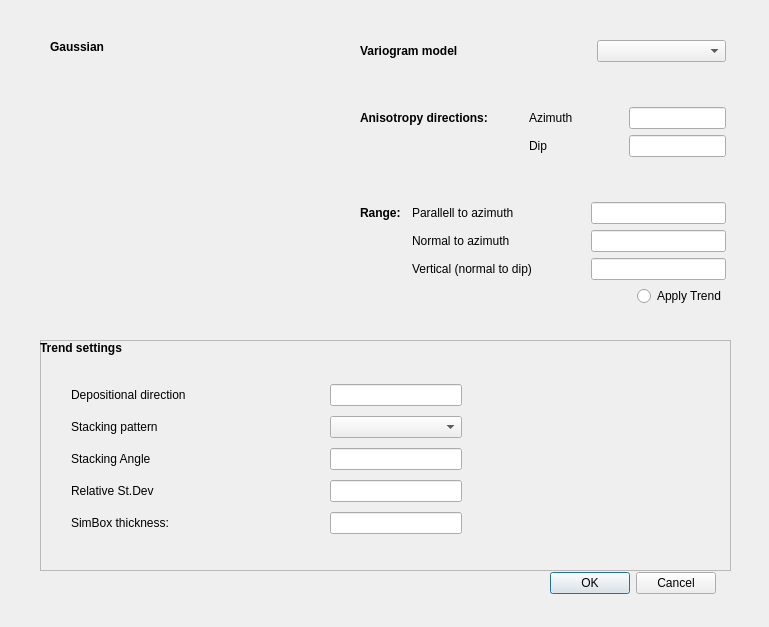
<?xml version="1.0" encoding="UTF-8"?>
<ui version="4.0">
 <class>Form</class>
 <widget class="QWidget" name="Form">
  <property name="geometry">
   <rect>
    <x>0</x>
    <y>0</y>
    <width>769</width>
    <height>627</height>
   </rect>
  </property>
  <property name="windowTitle">
   <string>Form</string>
  </property>
  <widget class="QDialogButtonBox" name="Gaussian_buttonBox">
   <property name="geometry">
    <rect>
     <x>540</x>
     <y>570</y>
     <width>176</width>
     <height>27</height>
    </rect>
   </property>
   <property name="standardButtons">
    <set>QDialogButtonBox::Cancel|QDialogButtonBox::Ok</set>
   </property>
  </widget>
  <widget class="QFrame" name="Trendsettings_frame">
   <property name="geometry">
    <rect>
     <x>40</x>
     <y>340</y>
     <width>691</width>
     <height>231</height>
    </rect>
   </property>
   <property name="palette">
    <palette>
     <active>
      <colorrole role="WindowText">
       <brush brushstyle="SolidPattern">
        <color alpha="255">
         <red>0</red>
         <green>0</green>
         <blue>0</blue>
        </color>
       </brush>
      </colorrole>
      <colorrole role="Text">
       <brush brushstyle="SolidPattern">
        <color alpha="255">
         <red>0</red>
         <green>0</green>
         <blue>0</blue>
        </color>
       </brush>
      </colorrole>
      <colorrole role="ButtonText">
       <brush brushstyle="SolidPattern">
        <color alpha="255">
         <red>0</red>
         <green>0</green>
         <blue>0</blue>
        </color>
       </brush>
      </colorrole>
     </active>
     <inactive>
      <colorrole role="WindowText">
       <brush brushstyle="SolidPattern">
        <color alpha="255">
         <red>0</red>
         <green>0</green>
         <blue>0</blue>
        </color>
       </brush>
      </colorrole>
      <colorrole role="Text">
       <brush brushstyle="SolidPattern">
        <color alpha="255">
         <red>0</red>
         <green>0</green>
         <blue>0</blue>
        </color>
       </brush>
      </colorrole>
      <colorrole role="ButtonText">
       <brush brushstyle="SolidPattern">
        <color alpha="255">
         <red>0</red>
         <green>0</green>
         <blue>0</blue>
        </color>
       </brush>
      </colorrole>
     </inactive>
     <disabled>
      <colorrole role="WindowText">
       <brush brushstyle="SolidPattern">
        <color alpha="255">
         <red>118</red>
         <green>118</green>
         <blue>117</blue>
        </color>
       </brush>
      </colorrole>
      <colorrole role="Text">
       <brush brushstyle="SolidPattern">
        <color alpha="255">
         <red>118</red>
         <green>118</green>
         <blue>117</blue>
        </color>
       </brush>
      </colorrole>
      <colorrole role="ButtonText">
       <brush brushstyle="SolidPattern">
        <color alpha="255">
         <red>118</red>
         <green>118</green>
         <blue>117</blue>
        </color>
       </brush>
      </colorrole>
     </disabled>
    </palette>
   </property>
   <property name="autoFillBackground">
    <bool>false</bool>
   </property>
   <property name="frameShape">
    <enum>QFrame::StyledPanel</enum>
   </property>
   <property name="frameShadow">
    <enum>QFrame::Raised</enum>
   </property>
   <widget class="QLabel" name="Trendsettings_label">
    <property name="geometry">
     <rect>
      <x>0</x>
      <y>0</y>
      <width>161</width>
      <height>16</height>
     </rect>
    </property>
    <property name="font">
     <font>
      <weight>75</weight>
      <bold>true</bold>
     </font>
    </property>
    <property name="text">
     <string>Trend settings</string>
    </property>
   </widget>
   <widget class="KPlotWidget" name="Trendsettings_kplotwidget">
    <property name="geometry">
     <rect>
      <x>450</x>
      <y>10</y>
      <width>221</width>
      <height>201</height>
     </rect>
    </property>
    <property name="palette">
     <palette>
      <active>
       <colorrole role="WindowText">
        <brush brushstyle="SolidPattern">
         <color alpha="255">
          <red>0</red>
          <green>0</green>
          <blue>0</blue>
         </color>
        </brush>
       </colorrole>
       <colorrole role="Text">
        <brush brushstyle="SolidPattern">
         <color alpha="255">
          <red>0</red>
          <green>0</green>
          <blue>0</blue>
         </color>
        </brush>
       </colorrole>
       <colorrole role="ButtonText">
        <brush brushstyle="SolidPattern">
         <color alpha="255">
          <red>0</red>
          <green>0</green>
          <blue>0</blue>
         </color>
        </brush>
       </colorrole>
      </active>
      <inactive>
       <colorrole role="WindowText">
        <brush brushstyle="SolidPattern">
         <color alpha="255">
          <red>0</red>
          <green>0</green>
          <blue>0</blue>
         </color>
        </brush>
       </colorrole>
       <colorrole role="Text">
        <brush brushstyle="SolidPattern">
         <color alpha="255">
          <red>0</red>
          <green>0</green>
          <blue>0</blue>
         </color>
        </brush>
       </colorrole>
       <colorrole role="ButtonText">
        <brush brushstyle="SolidPattern">
         <color alpha="255">
          <red>0</red>
          <green>0</green>
          <blue>0</blue>
         </color>
        </brush>
       </colorrole>
      </inactive>
      <disabled>
       <colorrole role="WindowText">
        <brush brushstyle="SolidPattern">
         <color alpha="255">
          <red>118</red>
          <green>118</green>
          <blue>117</blue>
         </color>
        </brush>
       </colorrole>
       <colorrole role="Text">
        <brush brushstyle="SolidPattern">
         <color alpha="255">
          <red>118</red>
          <green>118</green>
          <blue>117</blue>
         </color>
        </brush>
       </colorrole>
       <colorrole role="ButtonText">
        <brush brushstyle="SolidPattern">
         <color alpha="255">
          <red>118</red>
          <green>118</green>
          <blue>117</blue>
         </color>
        </brush>
       </colorrole>
      </disabled>
     </palette>
    </property>
    <property name="backgroundColor">
     <color>
      <red>255</red>
      <green>255</green>
      <blue>255</blue>
     </color>
    </property>
    <property name="foregroundColor">
     <color>
      <red>0</red>
      <green>0</green>
      <blue>0</blue>
     </color>
    </property>
    <property name="grid" stdset="0">
     <bool>false</bool>
    </property>
   </widget>
   <widget class="QWidget" name="layoutWidget">
    <property name="geometry">
     <rect>
      <x>31</x>
      <y>40</y>
      <width>391</width>
      <height>161</height>
     </rect>
    </property>
    <layout class="QGridLayout" name="gridLayout_6">
     <item row="0" column="0" colspan="2">
      <widget class="QLabel" name="Depositionaldirection_label">
       <property name="text">
        <string>Depositional direction</string>
       </property>
      </widget>
     </item>
     <item row="0" column="2">
      <spacer name="Depositionaldirection_horizontalSpacer">
       <property name="orientation">
        <enum>Qt::Horizontal</enum>
       </property>
       <property name="sizeHint" stdset="0">
        <size>
         <width>40</width>
         <height>20</height>
        </size>
       </property>
      </spacer>
     </item>
     <item row="0" column="3">
      <widget class="QLineEdit" name="DepositionalDirection_lineEdit"/>
     </item>
     <item row="1" column="0">
      <widget class="QLabel" name="Stackingpattern_label">
       <property name="text">
        <string>Stacking pattern</string>
       </property>
      </widget>
     </item>
     <item row="1" column="1" colspan="2">
      <spacer name="Stackingpattern_horizontalSpacer">
       <property name="orientation">
        <enum>Qt::Horizontal</enum>
       </property>
       <property name="sizeHint" stdset="0">
        <size>
         <width>40</width>
         <height>20</height>
        </size>
       </property>
      </spacer>
     </item>
     <item row="1" column="3">
      <widget class="KComboBox" name="Stackingpattern_kcombobox"/>
     </item>
     <item row="2" column="0">
      <widget class="QLabel" name="StackingAngle_label">
       <property name="text">
        <string>Stacking Angle</string>
       </property>
      </widget>
     </item>
     <item row="2" column="2">
      <spacer name="StackingAngle_horizontalSpacer">
       <property name="orientation">
        <enum>Qt::Horizontal</enum>
       </property>
       <property name="sizeHint" stdset="0">
        <size>
         <width>40</width>
         <height>20</height>
        </size>
       </property>
      </spacer>
     </item>
     <item row="2" column="3">
      <widget class="QLineEdit" name="StackingAngle_lineEdit"/>
     </item>
     <item row="3" column="0">
      <widget class="QLabel" name="RelativeStDev_label">
       <property name="text">
        <string>Relative St.Dev</string>
       </property>
      </widget>
     </item>
     <item row="3" column="3">
      <widget class="QLineEdit" name="RelativeStDev_lineEdit"/>
     </item>
     <item row="3" column="2">
      <spacer name="RelativeStDev_horizontalSpacer">
       <property name="orientation">
        <enum>Qt::Horizontal</enum>
       </property>
       <property name="sizeHint" stdset="0">
        <size>
         <width>40</width>
         <height>20</height>
        </size>
       </property>
      </spacer>
     </item>
     <item row="4" column="0">
      <widget class="QLabel" name="SimBoxthickness_label">
       <property name="text">
        <string>SimBox thickness:</string>
       </property>
      </widget>
     </item>
     <item row="4" column="2">
      <spacer name="SimBoxthickness_horizontalSpacer">
       <property name="orientation">
        <enum>Qt::Horizontal</enum>
       </property>
       <property name="sizeHint" stdset="0">
        <size>
         <width>40</width>
         <height>20</height>
        </size>
       </property>
      </spacer>
     </item>
     <item row="4" column="3">
      <widget class="QLineEdit" name="SimBoxthickness_lineEdit"/>
     </item>
    </layout>
   </widget>
  </widget>
  <widget class="QWidget" name="layoutWidget">
   <property name="geometry">
    <rect>
     <x>360</x>
     <y>40</y>
     <width>366</width>
     <height>266</height>
    </rect>
   </property>
   <layout class="QGridLayout" name="gridLayout_2">
    <item row="5" column="0">
     <layout class="QHBoxLayout" name="horizontalLayout">
      <item>
       <spacer name="ApplyTrend_horizontalSpacer">
        <property name="orientation">
         <enum>Qt::Horizontal</enum>
        </property>
        <property name="sizeHint" stdset="0">
         <size>
          <width>158</width>
          <height>20</height>
         </size>
        </property>
       </spacer>
      </item>
      <item>
       <widget class="QRadioButton" name="ApplyTrend_radioButton">
        <property name="text">
         <string>Apply Trend</string>
        </property>
       </widget>
      </item>
     </layout>
    </item>
    <item row="3" column="0">
     <spacer name="verticalSpacer">
      <property name="orientation">
       <enum>Qt::Vertical</enum>
      </property>
      <property name="sizeHint" stdset="0">
       <size>
        <width>20</width>
        <height>40</height>
       </size>
      </property>
     </spacer>
    </item>
    <item row="1" column="0">
     <spacer name="verticalSpacer_2">
      <property name="orientation">
       <enum>Qt::Vertical</enum>
      </property>
      <property name="sizeHint" stdset="0">
       <size>
        <width>20</width>
        <height>40</height>
       </size>
      </property>
     </spacer>
    </item>
    <item row="4" column="0">
     <spacer name="verticalSpacer_3">
      <property name="orientation">
       <enum>Qt::Vertical</enum>
      </property>
      <property name="sizeHint" stdset="0">
       <size>
        <width>20</width>
        <height>40</height>
       </size>
      </property>
     </spacer>
    </item>
    <item row="2" column="0">
     <spacer name="verticalSpacer_4">
      <property name="orientation">
       <enum>Qt::Vertical</enum>
      </property>
      <property name="sizeHint" stdset="0">
       <size>
        <width>20</width>
        <height>40</height>
       </size>
      </property>
     </spacer>
    </item>
    <item row="0" column="0">
     <layout class="QGridLayout" name="gridLayout">
      <item row="0" column="0" colspan="2">
       <widget class="QLabel" name="Variogram_label">
        <property name="font">
         <font>
          <weight>75</weight>
          <bold>true</bold>
         </font>
        </property>
        <property name="text">
         <string>Variogram model</string>
        </property>
       </widget>
      </item>
      <item row="0" column="2" colspan="9">
       <spacer name="AfterVariogrammodel_label_horizontalSpacer">
        <property name="orientation">
         <enum>Qt::Horizontal</enum>
        </property>
        <property name="sizeHint" stdset="0">
         <size>
          <width>98</width>
          <height>20</height>
         </size>
        </property>
       </spacer>
      </item>
      <item row="0" column="11" colspan="3">
       <widget class="QComboBox" name="Variogrammodel_comboBox"/>
      </item>
      <item row="4" column="0" colspan="3">
       <widget class="QLabel" name="Anisotropydirections_label">
        <property name="font">
         <font>
          <weight>75</weight>
          <bold>true</bold>
         </font>
        </property>
        <property name="text">
         <string>Anisotropy directions:</string>
        </property>
       </widget>
      </item>
      <item row="4" column="4" colspan="4">
       <widget class="QLabel" name="Azimuth_label">
        <property name="text">
         <string>Azimuth</string>
        </property>
       </widget>
      </item>
      <item row="4" column="8" colspan="5">
       <spacer name="Azimuth_label_horizontalSpacer">
        <property name="orientation">
         <enum>Qt::Horizontal</enum>
        </property>
        <property name="sizeHint" stdset="0">
         <size>
          <width>40</width>
          <height>20</height>
         </size>
        </property>
       </spacer>
      </item>
      <item row="4" column="13">
       <widget class="QLineEdit" name="Azimuth_lineEdit"/>
      </item>
      <item row="5" column="4" colspan="2">
       <widget class="QLabel" name="Dip_label">
        <property name="text">
         <string>Dip</string>
        </property>
       </widget>
      </item>
      <item row="5" column="6" colspan="5">
       <spacer name="Dip_label_horizontalSpacer">
        <property name="orientation">
         <enum>Qt::Horizontal</enum>
        </property>
        <property name="sizeHint" stdset="0">
         <size>
          <width>40</width>
          <height>20</height>
         </size>
        </property>
       </spacer>
      </item>
      <item row="5" column="13">
       <widget class="QLineEdit" name="Dip_lineEdit"/>
      </item>
      <item row="9" column="0">
       <widget class="QLabel" name="Range_label">
        <property name="font">
         <font>
          <weight>75</weight>
          <bold>true</bold>
         </font>
        </property>
        <property name="text">
         <string>Range:</string>
        </property>
       </widget>
      </item>
      <item row="9" column="1" colspan="4">
       <widget class="QLabel" name="Parallelltoazimuth_label">
        <property name="text">
         <string>Parallell to azimuth</string>
        </property>
       </widget>
      </item>
      <item row="9" column="5" colspan="5">
       <spacer name="Parallelltoazimuth_horizontalSpacer">
        <property name="orientation">
         <enum>Qt::Horizontal</enum>
        </property>
        <property name="sizeHint" stdset="0">
         <size>
          <width>40</width>
          <height>20</height>
         </size>
        </property>
       </spacer>
      </item>
      <item row="9" column="10" colspan="4">
       <widget class="QLineEdit" name="Parallelltoazimuth_lineEdit"/>
      </item>
      <item row="10" column="1" colspan="4">
       <widget class="QLabel" name="Normaltoazimuth_label">
        <property name="text">
         <string>Normal to azimuth</string>
        </property>
       </widget>
      </item>
      <item row="10" column="5" colspan="5">
       <spacer name="Normaltoazimuth_horizontalSpacer">
        <property name="orientation">
         <enum>Qt::Horizontal</enum>
        </property>
        <property name="sizeHint" stdset="0">
         <size>
          <width>40</width>
          <height>20</height>
         </size>
        </property>
       </spacer>
      </item>
      <item row="10" column="10" colspan="4">
       <widget class="QLineEdit" name="Normaltoazimuth_lineEdit"/>
      </item>
      <item row="11" column="1" colspan="5">
       <widget class="QLabel" name="Vertical_label">
        <property name="text">
         <string>Vertical (normal to dip)</string>
        </property>
       </widget>
      </item>
      <item row="11" column="10" colspan="4">
       <widget class="QLineEdit" name="Vertical_lineEdit"/>
      </item>
      <item row="8" column="1">
       <spacer name="verticalSpacer_5">
        <property name="orientation">
         <enum>Qt::Vertical</enum>
        </property>
        <property name="sizeHint" stdset="0">
         <size>
          <width>20</width>
          <height>40</height>
         </size>
        </property>
       </spacer>
      </item>
      <item row="7" column="1">
       <spacer name="verticalSpacer_6">
        <property name="orientation">
         <enum>Qt::Vertical</enum>
        </property>
        <property name="sizeHint" stdset="0">
         <size>
          <width>20</width>
          <height>40</height>
         </size>
        </property>
       </spacer>
      </item>
      <item row="2" column="2">
       <spacer name="verticalSpacer_7">
        <property name="orientation">
         <enum>Qt::Vertical</enum>
        </property>
        <property name="sizeHint" stdset="0">
         <size>
          <width>20</width>
          <height>40</height>
         </size>
        </property>
       </spacer>
      </item>
      <item row="7" column="4">
       <spacer name="verticalSpacer_8">
        <property name="orientation">
         <enum>Qt::Vertical</enum>
        </property>
        <property name="sizeHint" stdset="0">
         <size>
          <width>20</width>
          <height>40</height>
         </size>
        </property>
       </spacer>
      </item>
      <item row="6" column="1">
       <spacer name="verticalSpacer_9">
        <property name="orientation">
         <enum>Qt::Vertical</enum>
        </property>
        <property name="sizeHint" stdset="0">
         <size>
          <width>20</width>
          <height>40</height>
         </size>
        </property>
       </spacer>
      </item>
      <item row="4" column="3">
       <spacer name="Anisotropydirections_horizontalSpacer">
        <property name="orientation">
         <enum>Qt::Horizontal</enum>
        </property>
        <property name="sizeHint" stdset="0">
         <size>
          <width>40</width>
          <height>20</height>
         </size>
        </property>
       </spacer>
      </item>
      <item row="2" column="12">
       <spacer name="verticalSpacer_10">
        <property name="orientation">
         <enum>Qt::Vertical</enum>
        </property>
        <property name="sizeHint" stdset="0">
         <size>
          <width>20</width>
          <height>40</height>
         </size>
        </property>
       </spacer>
      </item>
      <item row="3" column="2">
       <spacer name="verticalSpacer_11">
        <property name="orientation">
         <enum>Qt::Vertical</enum>
        </property>
        <property name="sizeHint" stdset="0">
         <size>
          <width>20</width>
          <height>40</height>
         </size>
        </property>
       </spacer>
      </item>
      <item row="1" column="2">
       <spacer name="verticalSpacer_12">
        <property name="orientation">
         <enum>Qt::Vertical</enum>
        </property>
        <property name="sizeHint" stdset="0">
         <size>
          <width>20</width>
          <height>40</height>
         </size>
        </property>
       </spacer>
      </item>
      <item row="11" column="6" colspan="4">
       <spacer name="Vertical_horizontalSpacer">
        <property name="orientation">
         <enum>Qt::Horizontal</enum>
        </property>
        <property name="sizeHint" stdset="0">
         <size>
          <width>40</width>
          <height>20</height>
         </size>
        </property>
       </spacer>
      </item>
     </layout>
    </item>
   </layout>
  </widget>
  <widget class="QWidget" name="">
   <property name="geometry">
    <rect>
     <x>50</x>
     <y>40</y>
     <width>269</width>
     <height>252</height>
    </rect>
   </property>
   <layout class="QFormLayout" name="formLayout">
    <item row="0" column="0">
     <widget class="QLabel" name="Gaussianplot_label">
      <property name="font">
       <font>
        <weight>75</weight>
        <bold>true</bold>
       </font>
      </property>
      <property name="text">
       <string>Gaussian</string>
      </property>
     </widget>
    </item>
    <item row="1" column="0">
     <widget class="KPlotWidget" name="GaussianField_kplotwidget">
      <property name="backgroundColor">
       <color>
        <red>255</red>
        <green>255</green>
        <blue>255</blue>
       </color>
      </property>
      <property name="foregroundColor">
       <color>
        <red>0</red>
        <green>0</green>
        <blue>0</blue>
       </color>
      </property>
     </widget>
    </item>
   </layout>
  </widget>
 </widget>
 <customwidgets>
  <customwidget>
   <class>KPlotWidget</class>
   <extends>QFrame</extends>
   <header>kplotwidget.h</header>
  </customwidget>
  <customwidget>
   <class>KComboBox</class>
   <extends>QComboBox</extends>
   <header>kcombobox.h</header>
  </customwidget>
 </customwidgets>
 <resources/>
 <connections/>
</ui>
